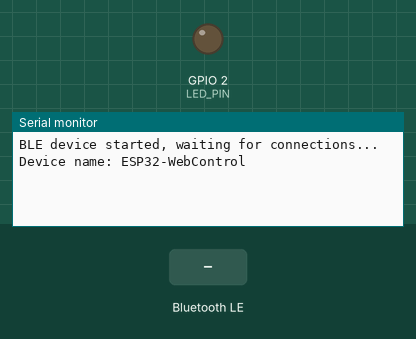
Simulated run of this program. Board: ESP32. Shown: output pins drawn as LEDs (lit = HIGH), the last lines printed to the serial monitor. The inputs (shaded band) are chosen by the test bench. Random numbers use the default seed unless the program sets one; nothing arrives over Bluetooth unless stated; a phone connects over Bluetooth LE 3 s after start.

Above: at 1.2 s.
1.3 s: Bluetooth LE write "led" received
At 2.0 s:
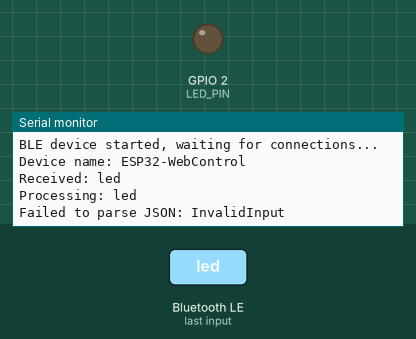
2.8 s: Bluetooth LE write "on" received
At 2.96 s:
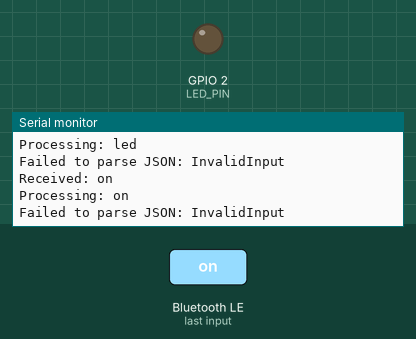
4.3 s: Bluetooth LE write "off" received
At 5.5 s:
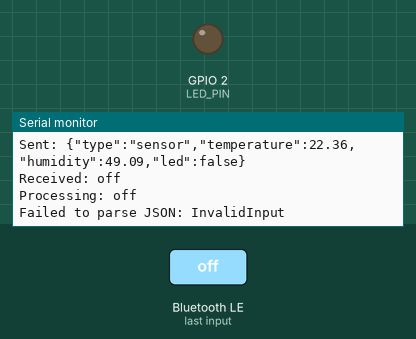

Measured:
- after the input at 1.3 s, the serial monitor: prints a new line at once (image 1)
- after the input at 2.8 s, the serial monitor: prints a new line at once (image 2)
- after the input at 4.3 s, the serial monitor: prints a new line at once (image 3)

The program:

main.cpp
```cpp
#include <Arduino.h>
#include <BLEDevice.h>
#include <BLEServer.h>
#include <BLEUtils.h>
#include <BLE2902.h>
#include <ArduinoJson.h>

// BLE UUIDs
#define SERVICE_UUID        "12345678-1234-1234-1234-123456789abc"
#define CHARACTERISTIC_UUID "87654321-4321-4321-4321-cba987654321"

// LED pin
const int LED_PIN = 2;

// Variables for sensor simulation
float temperature = 25.0;
float humidity = 60.0;
bool ledState = false;

// Timing variables
unsigned long lastSensorUpdate = 0;
const unsigned long SENSOR_INTERVAL = 3000; // Update every 3 seconds

// BLE variables
BLEServer* pServer = NULL;
BLECharacteristic* pCharacteristic = NULL;
bool deviceConnected = false;
bool oldDeviceConnected = false;

// Function to update sensor values
void updateSensorValues() {
  // Simulate temperature (20-35°C)
  temperature = 20.0 + random(0, 1500) / 100.0;

  // Simulate humidity (40-80%)
  humidity = 40.0 + random(0, 4000) / 100.0;
}

// Function to send sensor data
void sendSensorData() {
  if (!deviceConnected) return;

  // Create JSON object for sensor data
  JsonDocument doc;
  doc["type"] = "sensor";
  doc["temperature"] = temperature;
  doc["humidity"] = humidity;
  doc["led"] = ledState;

  String jsonString;
  serializeJson(doc, jsonString);

  pCharacteristic->setValue(jsonString.c_str());
  pCharacteristic->notify();

  Serial.println("Sent: " + jsonString);
}

// Function to handle Bluetooth commands
void handleBluetoothCommand(String command) {
  Serial.println("Processing: " + command);

  // Parse JSON command
  JsonDocument doc;
  DeserializationError error = deserializeJson(doc, command);

  if (error) {
    Serial.println("Failed to parse JSON: " + String(error.c_str()));
    return;
  }

  String type = doc["type"];

  if (type == "led") {
    String action = doc["action"];
    if (action == "on") {
      ledState = true;
      digitalWrite(LED_PIN, HIGH);
      Serial.println("LED turned ON");
    } else if (action == "off") {
      ledState = false;
      digitalWrite(LED_PIN, LOW);
      Serial.println("LED turned OFF");
    }

    // Send confirmation
    JsonDocument response;
    response["type"] = "led_response";
    response["state"] = ledState;

    String responseString;
    serializeJson(response, responseString);

    if (deviceConnected) {
      pCharacteristic->setValue(responseString.c_str());
      pCharacteristic->notify();
      Serial.println("LED response sent: " + responseString);
    }
  }
  else if (type == "ping") {
    // Respond to ping with current status
    JsonDocument response;
    response["type"] = "pong";
    response["temperature"] = temperature;
    response["humidity"] = humidity;
    response["led"] = ledState;

    String responseString;
    serializeJson(response, responseString);

    if (deviceConnected) {
      pCharacteristic->setValue(responseString.c_str());
      pCharacteristic->notify();
      Serial.println("Pong response sent: " + responseString);
    }
  }
}

// BLE Server Callbacks
class MyServerCallbacks: public BLEServerCallbacks {
    void onConnect(BLEServer* pServer) {
      deviceConnected = true;
      Serial.println("Device connected");
    };

    void onDisconnect(BLEServer* pServer) {
      deviceConnected = false;
      Serial.println("Device disconnected");
    }
};

// BLE Characteristic Callbacks
class MyCallbacks: public BLECharacteristicCallbacks {
    void onWrite(BLECharacteristic *pCharacteristic) {
      std::string rxValue = pCharacteristic->getValue();

      if (rxValue.length() > 0) {
        String receivedData = String(rxValue.c_str());
        Serial.println("Received: " + receivedData);
        handleBluetoothCommand(receivedData);
      }
    }
};

void setup() {
  // Initialize serial communication
  Serial.begin(115200);

  // Initialize LED pin
  pinMode(LED_PIN, OUTPUT);
  digitalWrite(LED_PIN, LOW);

  // Initialize BLE
  BLEDevice::init("ESP32-WebControl");
  pServer = BLEDevice::createServer();
  pServer->setCallbacks(new MyServerCallbacks());

  BLEService *pService = pServer->createService(SERVICE_UUID);

  pCharacteristic = pService->createCharacteristic(
                      CHARACTERISTIC_UUID,
                      BLECharacteristic::PROPERTY_READ |
                      BLECharacteristic::PROPERTY_WRITE |
                      BLECharacteristic::PROPERTY_NOTIFY
                    );

  pCharacteristic->setCallbacks(new MyCallbacks());
  pCharacteristic->addDescriptor(new BLE2902());

  pService->start();

  BLEAdvertising *pAdvertising = BLEDevice::getAdvertising();
  pAdvertising->addServiceUUID(SERVICE_UUID);
  pAdvertising->setScanResponse(false);
  pAdvertising->setMinPreferred(0x0);
  BLEDevice::startAdvertising();

  Serial.println("BLE device started, waiting for connections...");
  Serial.println("Device name: ESP32-WebControl");

  // Seed random number generator
  randomSeed(analogRead(0));
}

void loop() {
  // Handle BLE connection changes
  if (!deviceConnected && oldDeviceConnected) {
    delay(500);
    pServer->startAdvertising();
    Serial.println("Start advertising");
    oldDeviceConnected = deviceConnected;
  }

  if (deviceConnected && !oldDeviceConnected) {
    oldDeviceConnected = deviceConnected;
  }

  // Update and send sensor values periodically when connected
  if (deviceConnected && (millis() - lastSensorUpdate >= SENSOR_INTERVAL)) {
    updateSensorValues();
    sendSensorData();
    lastSensorUpdate = millis();
  }

  delay(100);
}
```
